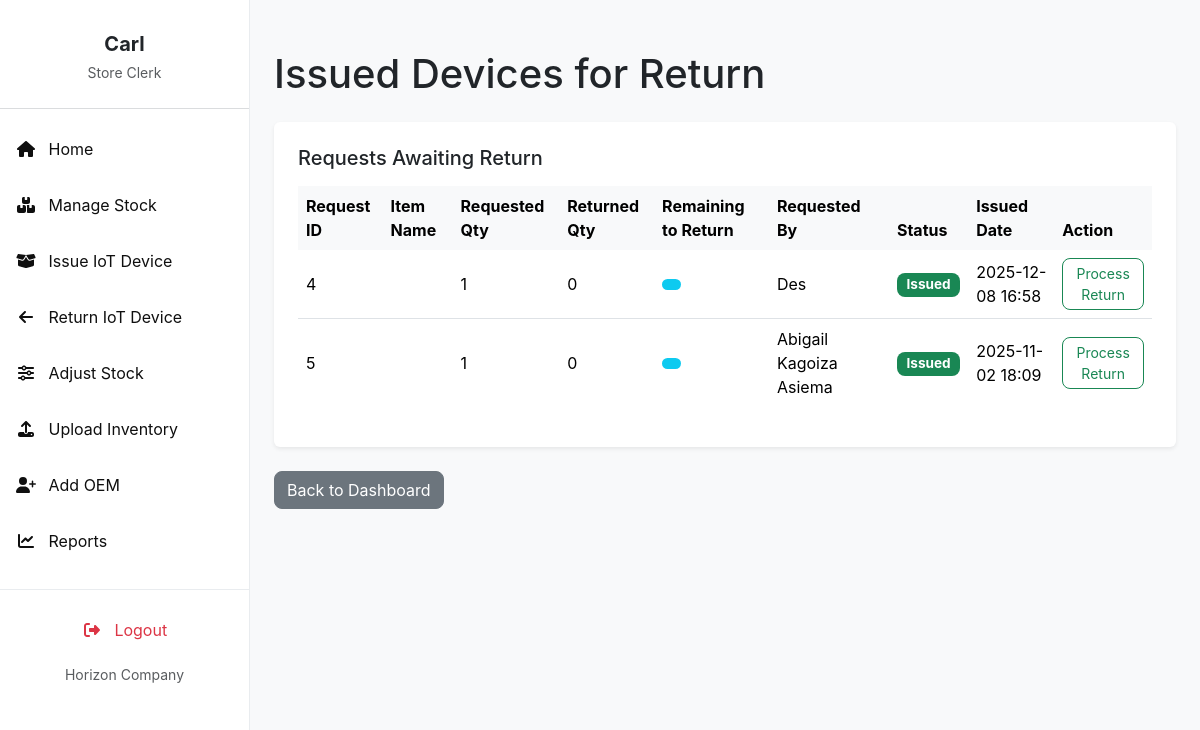
Before: /returns/ (signed in) with the older database file.
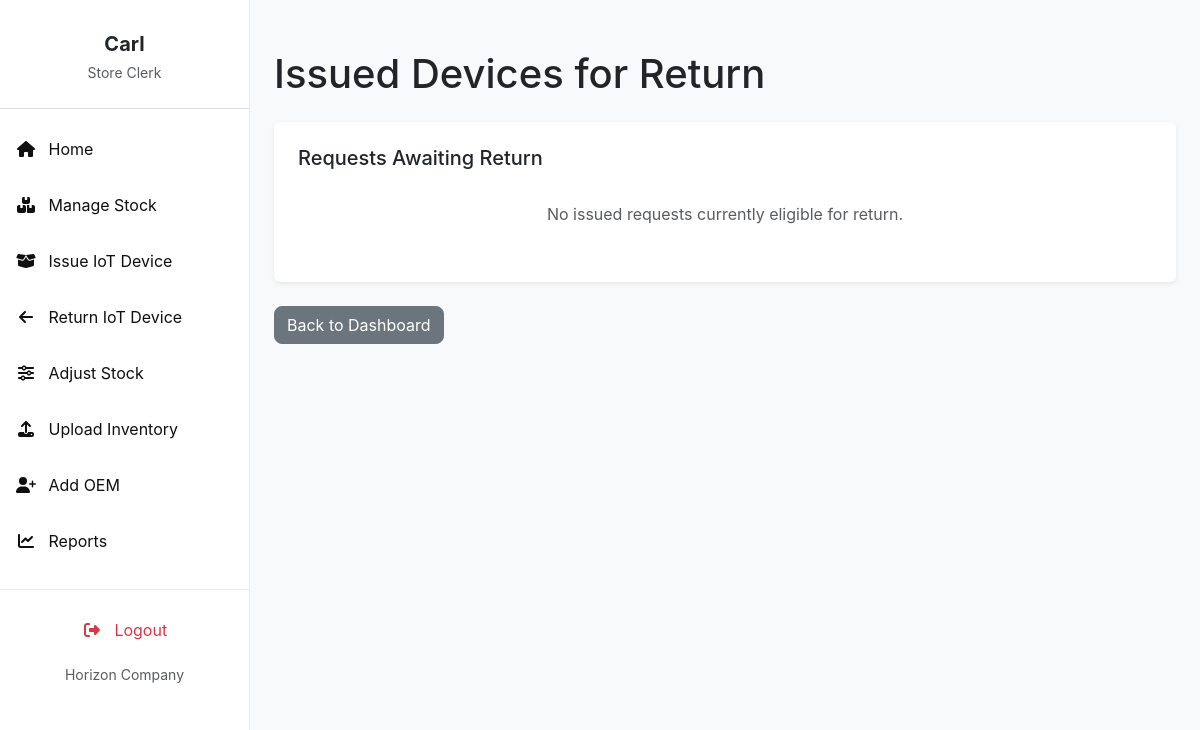
After: the same page with the newer database file.
### invent/models.py (models this page shows, shortened)
class DeviceRequest(models.Model):
    device = models.ForeignKey("Device", on_delete=models.CASCADE, related_name="requests")
    requestor = models.ForeignKey(User, on_delete=models.CASCADE, related_name="device_requests")
    client = models.ForeignKey("Client", on_delete=models.CASCADE,
                               related_name="client_requests", null=True, blank=True)
    branch = models.ForeignKey(Branch, on_delete=models.SET_NULL, null=True, blank=True, related_name="requests")
    country = models.ForeignKey(Country, on_delete=models.SET_NULL, null=True, blank=True)
    imei_no = models.CharField(max_length=50, null=True, blank=True)
    quantity = models.PositiveIntegerField(default=1)
    reason = models.TextField(blank=True, null=True)
    application_date = models.DateField(default=timezone.now)
    payment_proof = models.FileField(upload_to="payment_proofs/", null=True, blank=True)
    STATUS_CHOICES = [
        ('Pending', 'Pending'),
        ('Approved', 'Approved'),
        ('Waiting Approval', 'Waiting Admin Approval'),
        ('Issued', 'Issued'),
        ('Rejected', 'Rejected'),
        ('Cancelled', 'Cancelled'),
        ('Partially Returned', 'Partially Returned'),
        ('Fully Returned', 'Fully Returned'),
    ]
    status = models.CharField(max_length=20, choices=STATUS_CHOICES, default='Pending')
    date_requested = models.DateTimeField(auto_now_add=True)
    date_issued = models.DateTimeField(null=True, blank=True)
    returned_quantity = models.PositiveIntegerField(default=0)
    _original_status = None
    def __init__(self, *args, **kwargs):
        super().__init__(*args, **kwargs)
        self._original_status = self.status

### invent/views.py (the view)
# urls.py: path('returns/', views.list_issued_requests_for_return,
@login_required
@permission_required('invent.can_issue_item', raise_exception=True)
def list_issued_requests_for_return(request):
    user = request.user
    if user.is_superuser:
        issued_requests = DeviceRequest.objects.filter(
            status='Issued'
        ).select_related('device', 'client', 'requestor').order_by('-date_issued')
    else:
        user_country = getattr(user.profile, "country", None)
        issued_requests = DeviceRequest.objects.filter(
            status='Issued', branch__country=user_country
        ).select_related('device', 'client', 'requestor').order_by('-date_issued')
    context = {
        'issued_requests': issued_requests,
        'title': 'Issued Devices for Return'
    }
    return render(request, 'invent/list_issued_requests_for_return.html', context)

### invent/context_processors.py (called while the page is built)
def user_branch(request):
    branch = None
    try:
        if request.user.is_authenticated:
            profile = getattr(request.user, 'profile', None)
            branch = getattr(profile, 'branch', None)
    except Exception:
        branch = None
    return {'user_branch': branch}

### invent/templates/invent/list_issued_requests_for_return.html (shortened to what this page needs)
{% extends 'invent/base_store_clerk.html' %}
{% load static %}
{% block content %}
    <h1 class="mb-4">{{ title }}</h1>
    <div class="bg-white p-4 rounded shadow-sm mb-4">
        <div class="d-flex justify-content-between align-items-center mb-3 flex-wrap">
            <h5 class="mb-2 mb-sm-0">Requests Awaiting Return</h5>
        </div>
        <div class="table-responsive">
            {% if issued_requests %}
                <table class="table table-hover align-middle">
                    <thead class="table-light">
                        <tr>
                            <th>Request ID</th>
                            <th>Item Name</th>
                            <th>Requested Qty</th>
                            <th>Returned Qty</th>
                            <th>Remaining to Return</th>
                            <th>Requested By</th>
                            <th>Status</th>
                            <th>Issued Date</th>
                            <th>Action</th>
                        </tr>
                    </thead>
                    <tbody>
                        {% for req in issued_requests %}
                            <tr>
                                <td>{{ req.id }}</td>
                                <td>{{ req.item.name }}</td>
                                <td>{{ req.quantity }}</td>
                                <td>{{ req.returned_quantity }}</td>
                                <td>
                                    <span class="badge bg-info text-dark">
                                    </span>
                                </td>
                                <td>{{ req.requestor.get_full_name|default:req.requestor.username }}</td>
                                <td>
                                    <span class="badge
                                        {% if req.status == 'Issued' %}bg-primary
                                        {% elif req.status == 'Partially Returned' %}bg-warning text-dark
                                        {% else %}bg-secondary{% endif %}">
                                        {{ req.status }}
                                    </span>
                                </td>
                                <td>{{ req.date_issued|date:"Y-m-d H:i"|default:"N/A" }}</td>
                                <td>
                                    <a href="{% url 'process_return_for_request' req.id %}" class="btn btn-sm btn-outline-success">
                                        Process Return
                                    </a>
                                </td>
                            </tr>
                        {% endfor %}
                    </tbody>
                </table>
            {% else %}
                <p class="text-center text-muted p-3">No issued requests currently eligible for return.</p>
            {% endif %}
        </div>
    </div>
    <p><a href="{% url 'store_clerk_dashboard' %}" class="btn btn-secondary">Back to Dashboard</a></p>
{% endblock content %}

Changed rows visible on the page:
removed DeviceRequest: id "4", quantity "1", returned_quantity "0", requestor.get_full_name "Des", status "Issued", date_issued "2025-12-08 16:58"
removed DeviceRequest: id "5", quantity "1", returned_quantity "0", requestor.get_full_name "Abigail Kagoiza Asiema", status "Issued", date_issued "2025-11-02 18:09"
Other visible differences:
text no longer shown: "Request ID Item Name Requested Qty Returned Qty Remaining to Return Requested By Status Issued Date Action"
text now shown: "No issued requests currently eligible for return."
